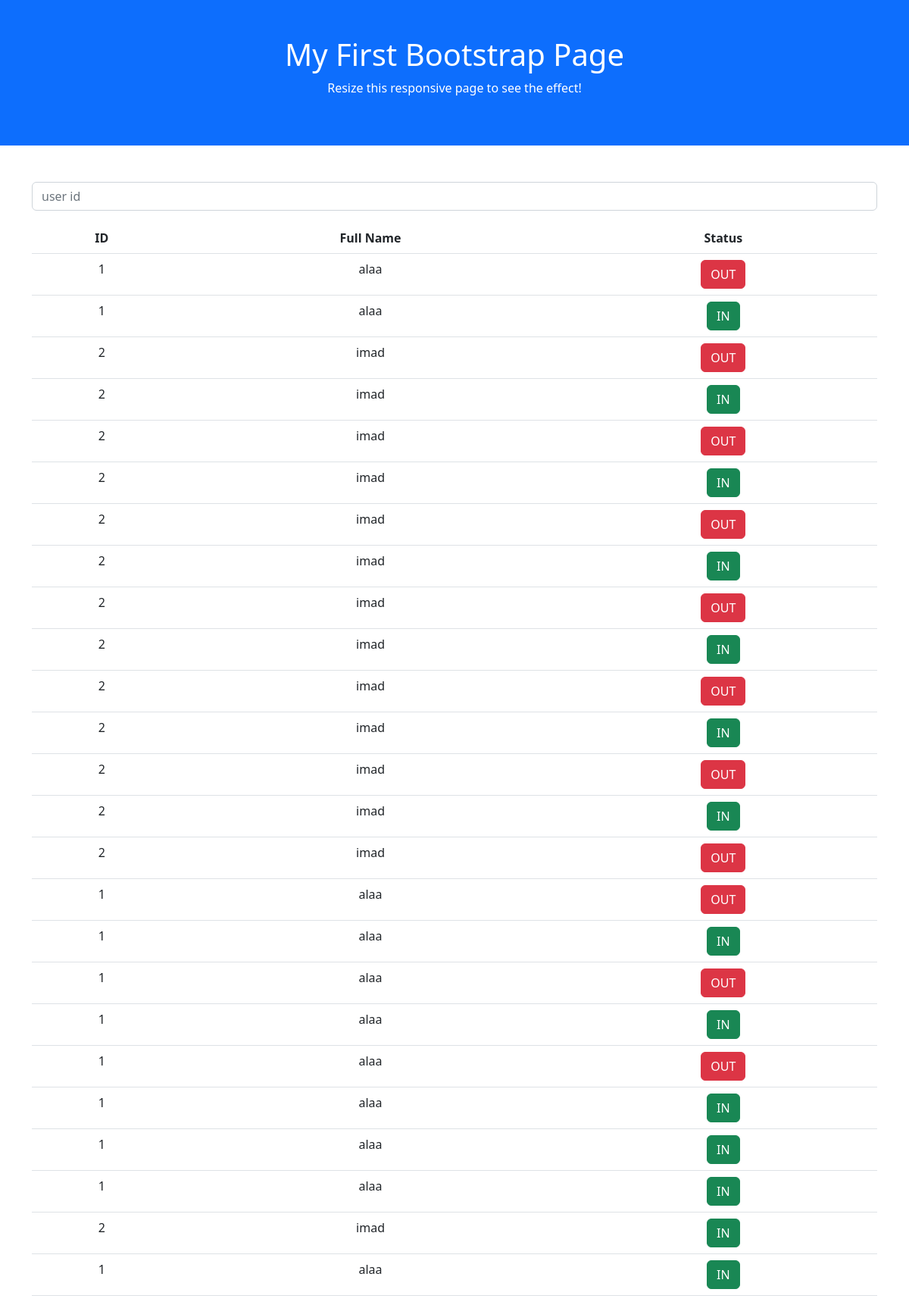
The page / on the database its author committed.
### tables this page shows
CREATE TABLE `history` (
  `id` int(11) NOT NULL,
  `user_id` int(11) NOT NULL,
  `date` datetime NOT NULL DEFAULT current_timestamp(),
  `status` int(11) NOT NULL DEFAULT 0
);

CREATE TABLE `users` (
  `id` int(11) NOT NULL,
  `fullname` text NOT NULL,
  `date` datetime NOT NULL DEFAULT current_timestamp(),
  `phone` int(11) NOT NULL,
  `actif` int(11) NOT NULL DEFAULT 1
);

### function_inc.php (called while the page is built)
<?php
function getInfoById($type, $id) {
    $dbc = mysqli_connect('localhost', 'root', '', 'checkin');
    mysqli_set_charset($dbc, "utf8");
    $qq = "SELECT * FROM $type WHERE id='$id'";
    $rr = mysqli_query($dbc, $qq);
    if ($rr) {
        return mysqli_fetch_assoc($rr);
    } else {
        return mysqli_error($dbc);
    }
}

### index.php (the view, shortened to what this page needs)
<?php
include 'function_inc.php';
?>
<!DOCTYPE html>
<html lang="en">
<head>
  <link href="https://cdn.jsdelivr.net/npm/bootstrap@5.2.3/dist/css/bootstrap.min.css" rel="stylesheet">
</head>
<body>
<div class="container-fluid p-5 bg-primary text-white text-center">
  <h1>My First Bootstrap Page</h1>
  <p>Resize this responsive page to see the effect!</p>
</div>
<div class="container mt-5">
<form action="index.php" method="post">
  <div class="mb-3 mt-3">
    <input type="number" class="form-control" placeholder="user id" name="userid" id="form_data" autofocus required>
  </div>
</form>
<table class="table table-hover text-center">
    <thead>
      <tr>
        <th>ID</th>
        <th>Full Name</th>
        <th>Status</th>
      </tr>
    </thead>
    <tbody>
      <?php
      $q="SELECT * FROM `history` order by id DESC";
      $r=mysqli_query($dbc,$q);
      while($row=mysqli_fetch_assoc($r)){
        $uid=$row['user_id'];
        $userInfo=getInfoById('users', $uid);
      ?>
      <tr>
        <td><?= $row['user_id'] ?></td>
        <td><?= $userInfo['fullname'] ?></td>
        <?php if($row['status']==0){ ?>
          <td><button class="btn btn-danger btn-block">OUT</button></td>
        <?php }else{ ?>
          <td><button class="btn btn-success btn-block">IN</button></td>
        <?php } ?>
      </tr>
      <?php } ?>
    </tbody>
  </table>
</div>
</body>
</html>

### rows shown on the page
history: user "1", user.fullname "alaa", status "OUT"
history: user "1", user.fullname "alaa", status "IN"
history: user "2", user.fullname "imad", status "OUT"
history: user "2", user.fullname "imad", status "IN"
history: user "2", user.fullname "imad", status "OUT"
history: user "2", user.fullname "imad", status "IN"
history: user "2", user.fullname "imad", status "OUT"
history: user "2", user.fullname "imad", status "IN"
history: user "2", user.fullname "imad", status "OUT"
history: user "2", user.fullname "imad", status "IN"
history: user "2", user.fullname "imad", status "OUT"
history: user "2", user.fullname "imad", status "IN"
history: user "2", user.fullname "imad", status "OUT"
history: user "2", user.fullname "imad", status "IN"
history: user "2", user.fullname "imad", status "OUT"
history: user "1", user.fullname "alaa", status "OUT"
history: user "1", user.fullname "alaa", status "IN"
history: user "1", user.fullname "alaa", status "OUT"
history: user "1", user.fullname "alaa", status "IN"
history: user "1", user.fullname "alaa", status "OUT"
history: user "1", user.fullname "alaa", status "IN"
history: user "1", user.fullname "alaa", status "IN"
history: user "1", user.fullname "alaa", status "IN"
history: user "2", user.fullname "imad", status "IN"
history: user "1", user.fullname "alaa", status "IN"
